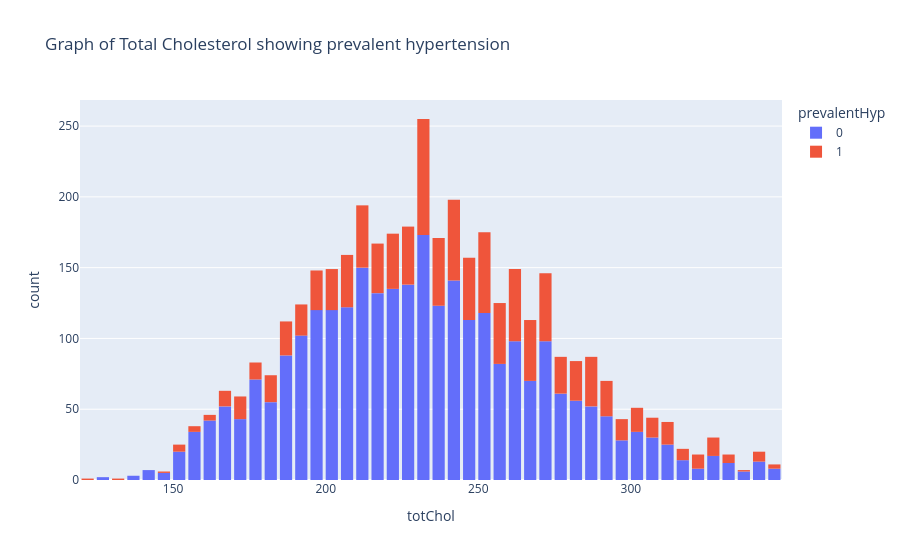

Source (notebook cell):
### Code cell
fig = px.histogram(
    heart_diagnostic,
    x='totChol',
    color='prevalentHyp',
    title='Graph of Total Cholesterol showing prevalent hypertension'
)
fig.update_layout(bargap=0.2)
fig.show()

### Figure 1 — Plotly figure (JSON) as saved in the notebook; plotly's stock layout.template omitted (floating-point values rounded to 4 significant figures; data arrays with more than 128 entries replaced by an {"elided": "..."} marker saying what was removed)
{"data": [{"bingroup": "x", "hovertemplate": "prevalentHyp=0<br>totChol=%{x}<br>count=%{y}<extra></extra>", "legendgroup": "0", "marker": {"color": "#636efa", "pattern": {"shape": ""}}, "name": "0", "orientation": "v", "showlegend": true, "type": "histogram", "x": {"elided": "2866 float values"}, "xaxis": "x", "yaxis": "y"}, {"bingroup": "x", "hovertemplate": "prevalentHyp=1<br>totChol=%{x}<br>count=%{y}<extra></extra>", "legendgroup": "1", "marker": {"color": "#EF553B", "pattern": {"shape": ""}}, "name": "1", "orientation": "v", "showlegend": true, "type": "histogram", "x": {"elided": "1070 float values"}, "xaxis": "x", "yaxis": "y"}], "layout": {"bargap": 0.2, "barmode": "relative", "legend": {"title": {"text": "prevalentHyp"}, "tracegroupgap": 0}, "title": {"text": "Graph of Total Cholesterol showing prevalent hypertension"}, "xaxis": {"anchor": "y", "domain": [0, 1], "title": {"text": "totChol"}}, "yaxis": {"anchor": "x", "domain": [0, 1], "title": {"text": "count"}}}}
